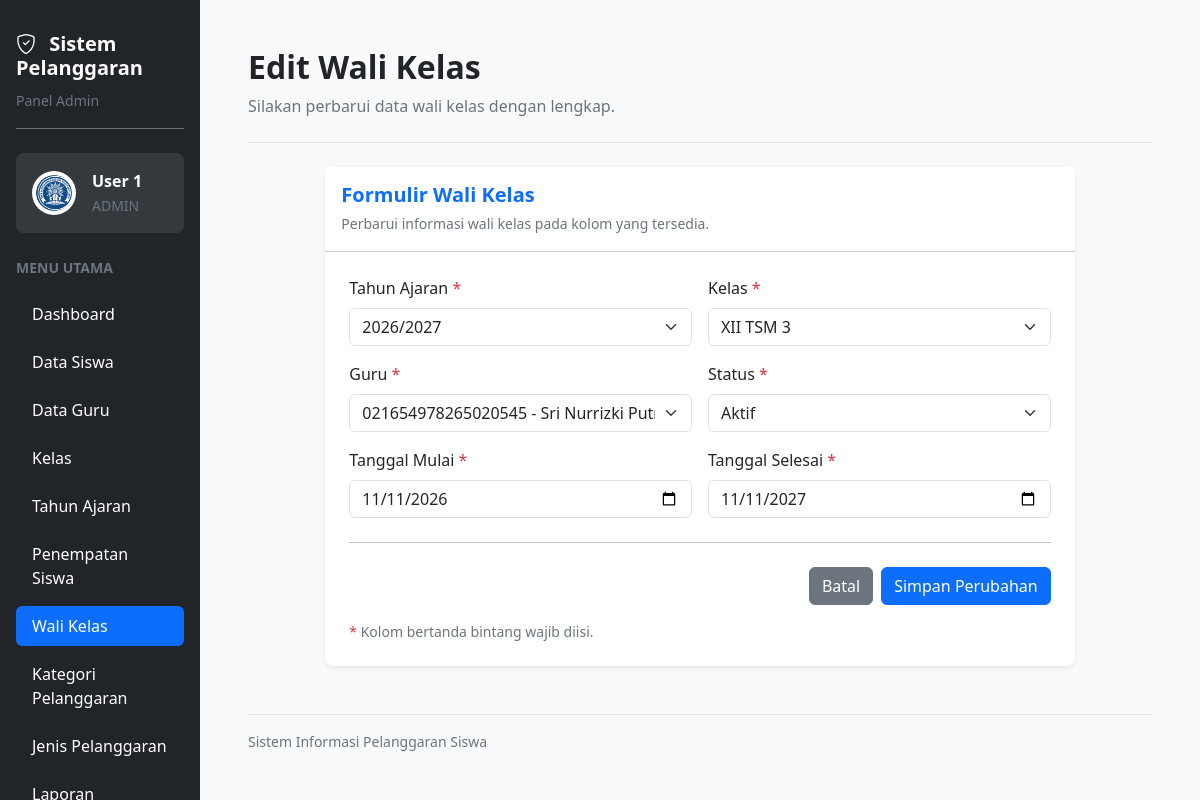
Screenshot of /edit_wali_kelas.php?id=125 (signed in) with the database file from the repository.
### tables this page shows
CREATE TABLE `t_wali_kelas` (
  `id` int(11) NOT NULL,
  `tahun_ajaran_id` int(11) NOT NULL,
  `kelas_id` int(11) NOT NULL,
  `guru_id` int(11) NOT NULL,
  `tanggal_mulai` date NOT NULL,
  `tanggal_selesai` date NOT NULL,
  `status_aktif` tinyint(1) NOT NULL,
  `created_at` timestamp NULL DEFAULT current_timestamp(),
  `updated_at` timestamp NULL DEFAULT current_timestamp()
);

CREATE TABLE `t_tahun_ajaran` (
  `id` int(11) NOT NULL,
  `nama` varchar(20) NOT NULL,
  `tanggal_mulai` date NOT NULL,
  `tanggal_selesai` date NOT NULL,
  `status_aktif` tinyint(1) NOT NULL,
  `created_at` timestamp NOT NULL DEFAULT current_timestamp(),
  `updated_at` timestamp NOT NULL DEFAULT current_timestamp()
);

CREATE TABLE `t_kelas` (
  `id` int(11) NOT NULL,
  `nama` varchar(100) NOT NULL,
  `tingkat` varchar(20) NOT NULL,
  `jurusan` varchar(100) NOT NULL,
  `status_aktif` tinyint(1) NOT NULL,
  `created_at` timestamp NULL DEFAULT current_timestamp(),
  `updated_at` timestamp NULL DEFAULT current_timestamp()
);

CREATE TABLE `t_guru` (
  `id` int(11) NOT NULL,
  `nip` varchar(30) NOT NULL,
  `nama` varchar(150) NOT NULL,
  `email` varchar(150) NOT NULL,
  `status_aktif` tinyint(1) NOT NULL,
  `user_id` int(11) NOT NULL,
  `created_at` timestamp NULL DEFAULT current_timestamp(),
  `updated_at` timestamp NULL DEFAULT current_timestamp()
);

### edit_wali_kelas.php (the view, shortened to what this page needs)
<?php
require_once __DIR__ . "/config/koneksi.php";
$nama = htmlspecialchars($_SESSION['name'] ?? 'Pengguna', ENT_QUOTES, 'UTF-8');
function aman($nilai) {
    return htmlspecialchars((string)($nilai ?? ''), ENT_QUOTES, 'UTF-8');
}
$id = (int) $_GET['id'];
$stmt = mysqli_prepare($koneksi, "
    SELECT id, tahun_ajaran_id, kelas_id, guru_id,
           tanggal_mulai, tanggal_selesai, status_aktif
    FROM t_wali_kelas
    WHERE id = ?
");
mysqli_stmt_bind_param($stmt, "i", $id);
mysqli_stmt_execute($stmt);
$result = mysqli_stmt_get_result($stmt);
$wali = mysqli_fetch_assoc($result);
$tahun_list = mysqli_query($koneksi, "SELECT id, nama FROM t_tahun_ajaran ORDER BY id DESC");
$kelas_list = mysqli_query($koneksi, "SELECT id, nama FROM t_kelas ORDER BY nama ASC");
$guru_list = mysqli_query($koneksi, "SELECT id, nip, nama FROM t_guru ORDER BY nama ASC");
$menuAdmin = [
    ['Dashboard', 'dashboard.php'],
    ['Data Siswa', 'siswa.php'],
    ['Data Guru', 'guru.php'],
    ['Kelas', 'kelas.php'],
    ['Tahun Ajaran', 'tahun_ajaran.php'],
    ['Penempatan Siswa', 'penempatan_siswa.php'],
    ['Wali Kelas', 'wali_kelas.php'],
    ['Kategori Pelanggaran', 'kategori_pelanggaran.php'],
    ['Jenis Pelanggaran', 'jenis_pelanggaran.php'],
    ['Laporan', 'laporan.php'],
    ['About Me', 'abautme.php']
];
?>
<!DOCTYPE html>
<html lang="id">
<head>
    <link href="https://cdn.jsdelivr.net/npm/bootstrap@5.3.3/dist/css/bootstrap.min.css" rel="stylesheet">
    <link href="https://cdn.jsdelivr.net/npm/bootstrap-icons@1.11.3/font/bootstrap-icons.min.css" rel="stylesheet">
</head>
<body class="bg-light overflow-hidden">
<div class="container-fluid vh-100 overflow-hidden">
    <div class="row h-100 flex-nowrap">
        <aside class="col-3 col-md-3 col-lg-2 bg-dark vh-100 overflow-auto p-3 flex-shrink-0">
            <div class="text-white mb-4 pt-3 pb-3 border-bottom border-secondary">
                <h5 class="fw-bold mb-2">
                    <i class="bi bi-shield-check me-2"></i>
                    Sistem Pelanggaran
                </h5>
                <small class="text-secondary">Panel Admin</small>
            </div>
            <div class="bg-secondary bg-opacity-25 rounded-3 p-3 mb-4">
                <div class="d-flex align-items-center gap-3">
                    <img
                        src="logo.png"
                        alt="Logo Aplikasi"
                        width="44"
                        height="44"
                        class="rounded-circle bg-white p-1"
                    >
                    <div class="text-white text-break">
                        <div class="fw-semibold"><?= $nama; ?></div>
                        <small class="text-secondary">ADMIN</small>
                    </div>
                </div>
            </div>
            <div class="text-secondary small fw-semibold mb-3">
                MENU UTAMA
            </div>
            <ul class="nav nav-pills flex-column gap-2">
                <?php foreach ($menuAdmin as $item): ?>
                    <li class="nav-item">
                        <a
                            href="<?= aman($item[1]); ?>"
                            class="nav-link <?= $item[0] === 'Wali Kelas' ? 'active' : 'text-white'; ?> rounded-2 py-2 px-3"
                        >
                            <?= aman($item[0]); ?>
                        </a>
                    </li>
                <?php endforeach; ?>
            </ul>
        </aside>
        <main class="col-9 col-md-9 col-lg-10 vh-100 overflow-auto p-3 p-lg-5">
            <div class="d-flex flex-wrap justify-content-between align-items-center gap-3 mb-4 pb-4 border-bottom">
                <div>
                    <h2 class="fw-bold mb-2">Edit Wali Kelas</h2>
                    <p class="text-secondary mb-0">
                        Silakan perbarui data wali kelas dengan lengkap.
                    </p>
                </div>
            </div>
            <div class="row justify-content-center">
                <div class="col-12 col-xl-10">
                    <div class="card border-0 shadow-sm rounded-3">
                        <div class="card-header bg-white p-3">
                            <h5 class="text-primary fw-bold mb-1">Formulir Wali Kelas</h5>
                            <small class="text-secondary">
                                Perbarui informasi wali kelas pada kolom yang tersedia.
                            </small>
                        </div>
                        <div class="card-body p-4">
                            <form method="POST" action="">
                                <div class="row g-3">
                                    <div class="col-md-6">
                                        <label for="tahun_ajaran_id" class="form-label">
                                            Tahun Ajaran <span class="text-danger">*</span>
                                        </label>
                                        <select name="tahun_ajaran_id" id="tahun_ajaran_id" class="form-select" required>
                                            <?php while ($t = mysqli_fetch_assoc($tahun_list)): ?>
                                                <option
                                                    value="<?= (int)$t['id']; ?>"
                                                    <?= (int)$wali['tahun_ajaran_id'] === (int)$t['id'] ? 'selected' : ''; ?>
                                                >
                                                    <?= aman($t['nama']); ?>
                                                </option>
                                            <?php endwhile; ?>
                                        </select>
                                    </div>
                                    <div class="col-md-6">
                                        <label for="kelas_id" class="form-label">
                                            Kelas <span class="text-danger">*</span>
                                        </label>
                                        <select name="kelas_id" id="kelas_id" class="form-select" required>
                                            <?php while ($k = mysqli_fetch_assoc($kelas_list)): ?>
                                                <option
                                                    value="<?= (int)$k['id']; ?>"
                                                    <?= (int)$wali['kelas_id'] === (int)$k['id'] ? 'selected' : ''; ?>
                                                >
                                                    <?= aman($k['nama']); ?>
                                                </option>
                                            <?php endwhile; ?>
                                        </select>
                                    </div>
                                    <div class="col-md-6">
                                        <label for="guru_id" class="form-label">
                                            Guru <span class="text-danger">*</span>
                                        </label>
                                        <select name="guru_id" id="guru_id" class="form-select" required>
                                            <?php while ($g = mysqli_fetch_assoc($guru_list)): ?>
                                                <option
                                                    value="<?= (int)$g['id']; ?>"
                                                    <?= (int)$wali['guru_id'] === (int)$g['id'] ? 'selected' : ''; ?>
                                                >
                                                    <?= aman($g['nip']); ?> - <?= aman($g['nama']); ?>
                                                </option>
                                            <?php endwhile; ?>
                                        </select>
                                    </div>
                                    <div class="col-md-6">
                                        <label for="status_aktif" class="form-label">
                                            Status <span class="text-danger">*</span>
                                        </label>
                                        <select name="status_aktif" id="status_aktif" class="form-select" required>
                                            <option value="1" <?= (int)$wali['status_aktif'] === 1 ? 'selected' : ''; ?>>
                                                Aktif
                                            </option>
                                        </select>
                                    </div>
                                    <div class="col-md-6">
                                        <label for="tanggal_mulai" class="form-label">
                                            Tanggal Mulai <span class="text-danger">*</span>
                                        </label>
                                        <input
                                            type="date"
                                            name="tanggal_mulai"
                                            id="tanggal_mulai"
                                            class="form-control"
                                            value="<?= aman($wali['tanggal_mulai']); ?>"
                                            required
                                        >
                                    </div>
                                    <div class="col-md-6">
                                        <label for="tanggal_selesai" class="form-label">
                                            Tanggal Selesai <span class="text-danger">*</span>
                                        </label>
                                        <input
                                            type="date"
                                            name="tanggal_selesai"
                                            id="tanggal_selesai"
                                            class="form-control"
                                            value="<?= aman($wali['tanggal_selesai']); ?>"
                                            required
                                        >
                                    </div>
                                </div>
                                <hr class="my-4">
                                <div class="d-flex justify-content-end gap-2">
                                    <a href="wali_kelas.php" class="btn btn-secondary">
                                        Batal
                                    </a>
                                    <button type="submit" name="update" class="btn btn-primary">
                                        Simpan Perubahan
                                    </button>
                                </div>
                                <p class="text-secondary small mt-3 mb-0">
                                    <span class="text-danger">*</span>
                                    Kolom bertanda bintang wajib diisi.
                                </p>
                            </form>
                        </div>
                    </div>
                </div>
            </div>
            <div class="text-secondary small mt-5 pt-3 border-top">
                Sistem Informasi Pelanggaran Siswa
            </div>
        </main>
    </div>
</div>
</body>
</html>

### rows the page displays
t_wali_kelas: tahun_ajaran_id "2026/2027", kelas_id "XII TSM 3", guru_id "021654978265020545 - Sri Nurrizki Putri Krisnadi, S.Pd", status_aktif "Aktif", tanggal_mulai "11/11/2026", tanggal_selesai "11/11/2027"

### other values shown
$nama "User 1"
aman($item[0]) "Dashboard"
aman($item[0]) "Data Siswa"
aman($item[0]) "Data Guru"
aman($item[0]) "Kelas"
aman($item[0]) "Tahun Ajaran"
aman($item[0]) "Penempatan Siswa"
aman($item[0]) "Wali Kelas"
aman($item[0]) "Kategori Pelanggaran"
aman($item[0]) "Jenis Pelanggaran"
